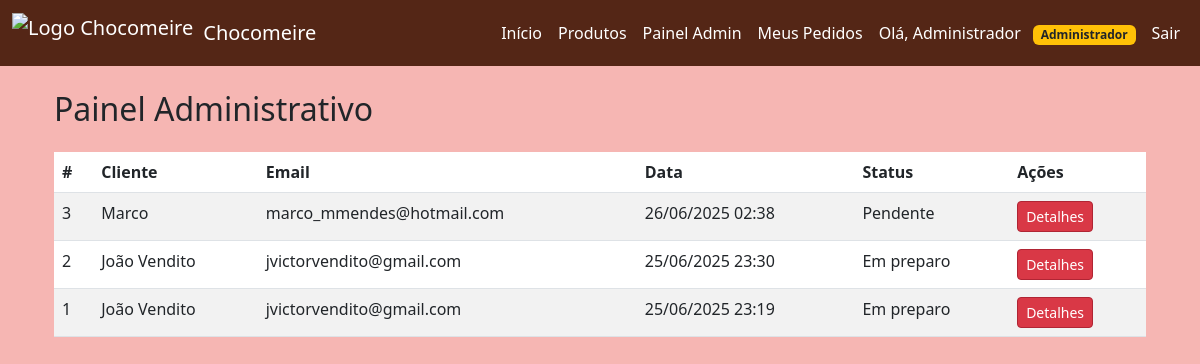
The page /admin (signed in) on the database its author committed.
### app.py (models this page shows)
class User(db.Model):
    id = db.Column(db.Integer, primary_key=True)
    nome = db.Column(db.String(100), nullable=False)
    email = db.Column(db.String(100), unique=True, nullable=False)
    senha = db.Column(db.String(200), nullable=False)
    is_admin = db.Column(db.Boolean, default=False)

### models/pedido.py (models this page shows, shortened)
class Pedido(db.Model):
    id = db.Column(db.Integer, primary_key=True)
    cliente_id = db.Column(db.Integer, db.ForeignKey('cliente.id'), nullable=False)
    cliente = db.relationship('Cliente', backref='pedidos')  # ✅ relacionamento com cliente
    status = db.Column(db.String(50), default="Pendente")
    data_criacao = db.Column(db.DateTime, default=datetime.utcnow)  # ✅ campo de data
    itens = db.relationship('ItemPedido', backref='pedido', lazy=True, cascade="all, delete-orphan")

### models/cliente.py (models this page shows, shortened)
class Cliente(db.Model):
    id = db.Column(db.Integer, primary_key=True)
    nome = db.Column(db.String(100), nullable=False)
    email = db.Column(db.String(100), unique=True, nullable=False)

### app.py (the view)
@app.route('/admin')
def admin_dashboard():
    if not is_admin():
        flash("Acesso restrito ao administrador!", "error")
        return redirect(url_for('home'))
    pedidos = Pedido.query.order_by(Pedido.id.desc()).all()
    return render_template("admin.html", usuario=get_usuario_logado(), pedidos=pedidos)

### app.py (called while the page is built)
def get_usuario_logado():
    if 'usuario_id' in session:
        return db.session.get(User, session['usuario_id'])
    return None

def is_admin():
    usuario = get_usuario_logado()
    return usuario and getattr(usuario, "is_admin", False)

### templates/admin.html
{% extends 'base.html' %}
{% block content %}
<div class="container mt-4">
  <h2>Painel Administrativo</h2>
  {% if pedidos %}
  <table class="table table-striped mt-4">
    <thead>
      <tr>
        <th>#</th>
        <th>Cliente</th>
        <th>Email</th>
        <th>Data</th>
        <th>Status</th>
        <th>Ações</th>
      </tr>
    </thead>
    <tbody>
      {% for pedido in pedidos %}
      <tr>
        <td>{{ pedido.id }}</td>
        <td>{{ pedido.cliente.nome }}</td>
        <td>{{ pedido.cliente.email }}</td>
        <td>{{ pedido.data_criacao.strftime('%d/%m/%Y %H:%M') if pedido.data_criacao else '—' }}</td>
        <td>{{ pedido.status if pedido.status else 'Pendente' }}</td>
        <td>
          <a href="{{ url_for('admin_detalhes_pedido', pedido_id=pedido.id) }}" class="btn btn-sm btn-primary">Detalhes</a>
        </td>
      </tr>
      {% endfor %}
    </tbody>
  </table>
  {% else %}
  <p>Nenhum pedido registrado até o momento.</p>
  {% endif %}
</div>
{% endblock %}

### templates/base.html (shortened to what this page needs)
<!DOCTYPE html>
<html lang="pt-BR">
<head>
    <link href="https://cdn.jsdelivr.net/npm/bootstrap@5.3.0/dist/css/bootstrap.min.css" rel="stylesheet">
    <link href="{{ url_for('static', filename='style.css') }}" rel="stylesheet">
</head>
<body>
    <nav class="navbar navbar-expand-lg navbar-custom">
        <div class="container-fluid">
            <a class="navbar-brand d-flex align-items-center" href="/">
                <img src="https://raw.githubusercontent.com/unimetrocamp-startupclass/LTD.2025.1.028-CHOCOMEIRE/main/static/Logo.Chocomeire.jpg" alt="Logo Chocomeire">
                Chocomeire
            </a>
            <div class="collapse navbar-collapse" id="navbarNav">
                <ul class="navbar-nav ms-auto">
                    <li class="nav-item"><a class="nav-link" href="/">Início</a></li>
                    <li class="nav-item"><a class="nav-link" href="/produtos">Produtos</a></li>
                    {% if usuario %}
                        {% if usuario.is_admin %}
                            <li class="nav-item">
                                <a class="nav-link" href="{{ url_for('admin_dashboard') }}">Painel Admin</a>
                            </li>
                        {% endif %}
                        <li class="nav-item">
                            <a class="nav-link" href="{{ url_for('meus_pedidos') }}">Meus Pedidos</a>
                        </li>
                        <li class="nav-item">
                            <a class="nav-link disabled">
                                Olá, {{ usuario.nome }}
                                {% if usuario.is_admin %}
                                    <span class="badge bg-warning text-dark ms-2">Administrador</span>
                                {% endif %}
                            </a>
                        </li>
                        <li class="nav-item">
                            <a class="nav-link" href="/logout">Sair</a>
                        </li>
                    {% else %}
                        <li class="nav-item"><a class="nav-link" href="/login">Login</a></li>
                        <li class="nav-item"><a class="nav-link" href="/cadastro">Cadastre-se</a></li>
                    {% endif %}
                </ul>
            </div>
        </div>
    </nav>
    <main class="container mt-4">
        {% block content %}{% endblock %}
    </main>
</body>
</html>

### static/style.css (style rules this page uses)
body { background-color: #f6b6b3; font-family: 'Segoe UI', Arial, sans-serif; margin: 0; padding: 0; }
.navbar-custom { background-color: #542616; }
.navbar-custom .navbar-brand, .navbar-custom .nav-link, .navbar-custom .navbar-toggler-icon { color: #fff; }
.navbar-brand img { height: 40px; margin-right: 10px; }
.btn-primary { background-color: #D93846; border-color: #b02534; color: #fff; }

### rows shown on the page
User: nome "Administrador"
Pedido: id "3", cliente.nome "Marco", cliente.email "marco_mmendes@hotmail.com", data_criacao "26/06/2025 02:38", status "Pendente"
Pedido: id "2", cliente.nome "João Vendito", cliente.email "jvictorvendito@gmail.com", data_criacao "25/06/2025 23:30", status "Em preparo"
Pedido: id "1", cliente.nome "João Vendito", cliente.email "jvictorvendito@gmail.com", data_criacao "25/06/2025 23:19", status "Em preparo"
